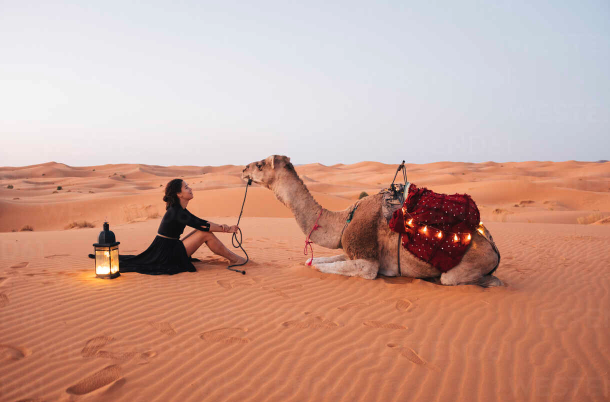
#> input picture assets/camel1.png, 1219 x 804 px (shown at 1/2 size)
$ jupyter execute --allow-errors nlvr.ipynb   (shell and % lines are left out)
#> lines starting #> are read from the running program, lines starting #| are printed output that depends on the picture
### engine/utils.py
import os
from PIL import Image
import openai
import numpy as np
import copy

from .step_interpreters import register_step_interpreters, parse_step


class Program:
    # [4 lines left out: function __init__, not called in this run]


class ProgramInterpreter:
    def __init__(self,dataset='nlvr'):
        self.step_interpreters = register_step_interpreters(dataset)

    # [26 lines left out: functions execute_step, execute, not called in this run]


class ProgramGenerator():
    def __init__(self,prompter,temperature=0.7,top_p=0.5,prob_agg='mean'):
        openai.api_key = os.getenv("OPENAI_API_KEY")
        self.prompter = prompter
        self.temperature = temperature
        self.top_p = top_p
        self.prob_agg = prob_agg

    # [15 lines left out: function compute_prob, not called in this run]

    def generate(self,inputs):
        response = openai.Completion.create(
            model="gpt-3.5-turbo-instruct",
            prompt=self.prompter(inputs),
            temperature=self.temperature,
            max_tokens=512,
            top_p=self.top_p,
            frequency_penalty=0,
            presence_penalty=0,
            n=1,
            logprobs=1
        )

        prob = self.compute_prob(response)
        prog = response.choices[0]['text'].lstrip('\n').rstrip('\n')
        return prog, prob


### prompts/nlvr.py
import random

NLVR_CURATED_EXAMPLES=[
"""Statement: An image shows one bare hand with the thumb on the right holding up a belly-first, head-up crab, with water in the background.
Program:
ANSWER0=VQA(image=LEFT,question='Does the image shows one bare hand with the thumb on the right holding a crab?')
ANSWER1=VQA(image=RIGHT,question='Does the image shows one bare hand with the thumb on the right holding a crab?')
ANSWER2=VQA(image=LEFT,question='Is the crab belly-first and head-ups?')
ANSWER3=VQA(image=RIGHT,question='Is the crab belly-first and head-ups?')
ANSWER4=VQA(image=LEFT,question='Is there water in the background?')
ANSWER5=VQA(image=RIGHT,question='Is there water in the background?')
ANSWER6=EVAL(expr='{ANSWER0} and {ANSWER2} and {ANSWER4}')
ANSWER7=EVAL(expr='{ANSWER1} and {ANSWER3} and {ANSWER5}')
ANSWER8=EVAL(expr='{ANSWER6} xor {ANSWER7}')
FINAL_ANSWER=RESULT(var=ANSWER8)
""",
"""Statement: There is a red convertible in one image.
Program:
ANSWER0=VQA(image=LEFT,question='Is there a red convertible in the image?')
ANSWER1=VQA(image=RIGHT,question='Is there a red convertible in the image?')
ANSWER2=EVAL(expr='{ANSWER0} xor {ANSWER1}')
FINAL_ANSWER=RESULT(var=ANSWER2)
""",
"""Statement: One dog is laying down.
Program:
ANSWER0=VQA(image=LEFT,question='How many dogs are laying down?')
ANSWER1=VQA(image=RIGHT,question='How many dogs are laying down?')
ANSWER2=EVAL(expr='{ANSWER0} + {ANSWER1} == 1')
FINAL_ANSWER=RESULT(var=ANSWER2)
""",
"""Statement: There are two blue and yellow birds
Program:
ANSWER0=VQA(image=LEFT,question='How many blue and yellow birds are in the image?')
ANSWER1=VQA(image=RIGHT,question='How many blue and yellow birds are in the image?')
ANSWER2=EVAL(expr='{ANSWER0} + {ANSWER1} == 2')
FINAL_ANSWER=RESULT(var=ANSWER2)
""",
"""Statement: A single wolf is howling and silhouetted by the moon in one of the images.
Program:
ANSWER0=VQA(image=LEFT,question='How many wolves are in the image?')
ANSWER1=VQA(image=RIGHT,question='How many wolves are in the image?')
ANSWER2=VQA(image=LEFT,question='Is the wolf howling and silhouetted by the moon?')
ANSWER3=VQA(image=RIGHT,question='Is the wolf howling and silhouetted by the moon?')
ANSWER4=EVAL(expr='{ANSWER0} == 1 and {ANSWER2}')
ANSWER5=EVAL(expr='{ANSWER1} == 1 and {ANSWER3}')
ANSWER6=EVAL(expr='{ANSWER4} xor {ANSWER5}')
FINAL_ANSWER=RESULT(var=ANSWER6)
""",
"""Statement: One of the two images has a bag with the characters from Disney's Frozen on it.
Program:
ANSWER0=VQA(image=LEFT,question='Does the image have a bag with the characters from Disney's Frozen on it?')
ANSWER1=VQA(Image=RIGHT,question='Does the image have a bag with the characters from Disney's Frozen on it?')
ANSWER2=EVAL(expr='{ANSWER0} xor {ANSWER1}')
FINAL_ANSWER=RESULT(var=ANSWER2)
""",
"""Statement: there are at least seven wine bottles in the image on the left
Program:
ANSWER0=VQA(image=LEFT,question='How many wine bottles are in the image?')
ANSWER1=EVAL(expr='{ANSWER0} >= 7')
FINAL_ANSWER=RESULT(var=ANSWER1)
""",
"""Statement: An image shows broccoli growing in soil, with leaves surrounding the florets.
Program:
ANSWER0=VQA(image=LEFT,question='Does the image show broccoli growing in soil?')
ANSWER1=VQA(image=RIGHT,question='Does the image show broccoli growing in soil?')
ANSWER2=VQA(image=LEFT,question='Are leaves surrounding the floret?')
ANSWER3=VQA(image=RIGHT,question='Are leaves surrounding the floret?')
ANSWER4=EVAL(expr='{ANSWER0} and {ANSWER2}')
ANSWER5=EVAL(expr='{ANSWER1} and {ANSWER3}')
ANSWER6=EVAL(expr='{ANSWER4} xor {ANSWER5}')
FINAL_ANSWER=RESULT(var=ANSWER6)
""",
"""Statement: An image shows exactly two seals in direct contact, posed face to face.
Program:
ANSWER0=VQA(image=LEFT,question='How many seals are in the image?')
ANSWER1=VQA(image=RIGHT,question='How many seals are in the image?')
ANSWER2=VQA(image=LEFT,question='Are the seals in direct contact?')
ANSWER3=VQA(image=RIGHT,question='Are the seals in direct contact?')
ANSWER4=VQA(image=LEFT,question='Are the seals posed face to face?')
ANSWER5=VQA(image=RIGHT,question='Are the seals posed face to face?')
ANSWER6=EVAL(expr='{ANSWER0} == 2 and {ANSWER2} and {ANSWER4}')
ANSWER7=EVAL(expr='{ANSWER1} == 2 and {ANSWER3} and {ANSWER5}')
ANSWER8=EVAL(expr='{ANSWER6} xor {ANSWER7}')
FINAL_ANSWER=RESULT(var=ANSWER8)
""",
"""Statement: There is at least two parrots in the right image.
Program:
ANSWER0=VQA(image=RIGHT,question='How many parrots are in the image?')
ANSWER1=EVAL(expr='{ANSWER0} >= 2')
FINAL_ANSWER=RESULT(var=ANSWER1)
""",
"""Statement: In the image on the right, four people are riding in one canoe.
Program:
ANSWER0=VQA(image=RIGHT,question='Are there four people riding in one canoe?')
ANSWER1=EVAL(expr='{ANSWER0}')
FINAL_ANSWER=RESULT(var=ANSWER1)
""",
"""Statement: There are two wolves in each image.
Program:
ANSWER0=VQA(image=LEFT,question='How many wolves are in the image?')
ANSWER1=VQA(image=RIGHT,question='How many wolves are in the image?')
ANSWER2=EVAL(expr='{ANSWER0} == 2 and {ANSWER1} == 2')
FINAL_ANSWER=RESULT(var=ANSWER2)
"""
]

def create_prompt(inputs,num_prompts=8,method='random',seed=42,group=0):
    if method=='random':
        random.seed(seed)
        prompt_examples = random.sample(NLVR_CURATED_EXAMPLES,num_prompts)
    elif method=='all':
        prompt_examples = NLVR_CURATED_EXAMPLES
    else:
        raise NotImplementedError

    prompt_examples = '\n'.join(prompt_examples)
    prompt_examples = f'Think step by step if the statement is True or False.\n\n{prompt_examples}'
    return prompt_examples + "\nStatement: {statement}\nProgram:".format(**inputs)

### notebooks/nlvr.ipynb
[cell 1]
import os
import sys
module_path = os.path.abspath(os.path.join('..'))
if module_path not in sys.path:
    sys.path.append(module_path)

[cell 2]
from PIL import Image
from IPython.core.display import HTML
from functools import partial

from engine.utils import ProgramGenerator, ProgramInterpreter
from prompts.nlvr import create_prompt

#> (a cell that did not finish here is left out)

[cell 4]
prompter = partial(create_prompt,method='all')
generator = ProgramGenerator(prompter=prompter)

[cell 5]
left_image = Image.open('../assets/camel1.png')
#> left_image is the input picture: PIL image 1219x804 RGBA; mean R, G, B, A 202.1, 160.1, 146.2, 255
left_image.thumbnail((640,640),Image.Resampling.LANCZOS)
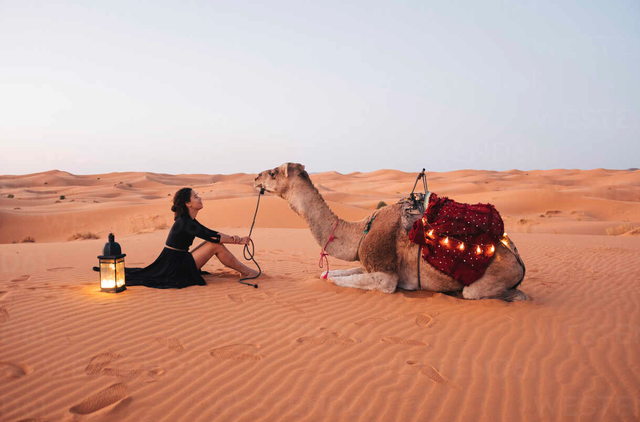
#> left_image: PIL image 640x422 RGBA; mean R, G, B, A 202.1, 160.1, 146.2, 255
right_image = Image.open('../assets/camel2.png')
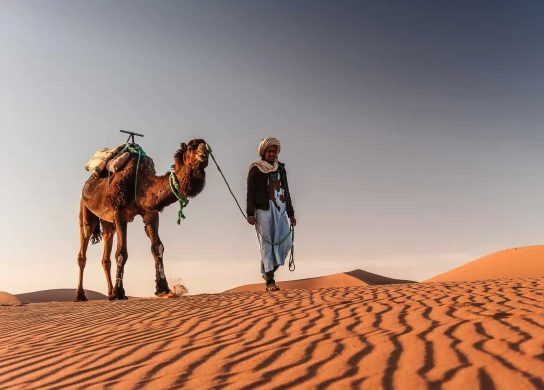
#> input picture assets/camel2.png, 544 x 390 px
#> right_image is the input picture: PIL image 544x390 RGBA; mean R, G, B, A 161.3, 134.1, 122.8, 255
right_image.thumbnail((640,640),Image.Resampling.LANCZOS)
init_state = dict(
    LEFT=left_image.convert('RGB'),
    RIGHT=right_image.convert('RGB'),
)
#> init_state = 2 items

[cell 6]
statement = "There is a woman in black in exactly one of the images and two camels in total."
# statement = "There are more camels than people."
# statement = "The camel is sitting in both images."
# statement = "There are no trees in the images."
#> (the rest of this cell did not finish here and is left out)
